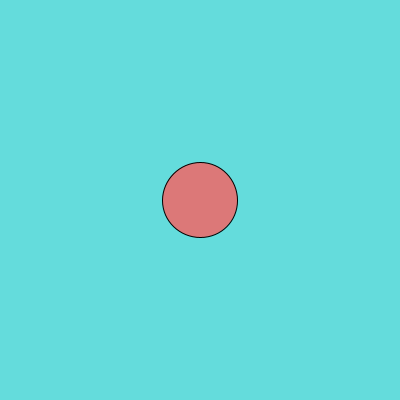
Frame 1 (no input)
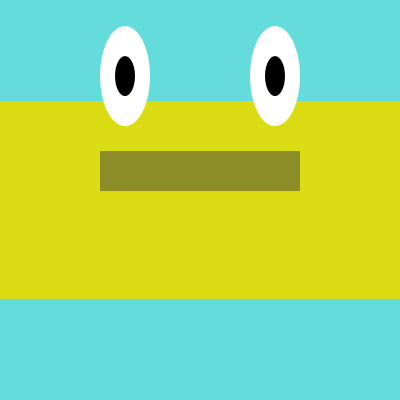
Frame 60 (the mouse pressed at the canvas centre just before this capture)
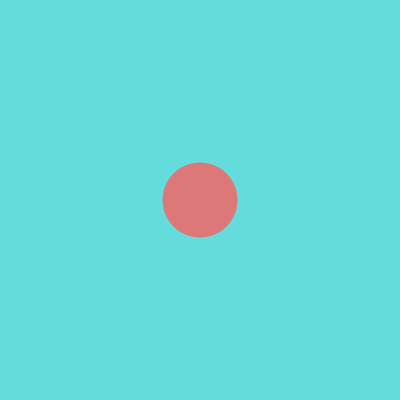
Frame 120 (the mouse held since frame 60 and released just before this capture)

The Processing sketch that drew these frames (run headless with seeded random() and noise(); from frame 60 on, the mouse is pressed at the canvas centre):

// Processing sketch: SinMouth
// ── SinMouth.pde
// SinMouth
//
// A set of rectangles bite the middle of the window
// (in the style of Zach Lieberman).
//
// Click the mouse to eat the food.
//
// Dan Wilcox danomatika.com 2016

// top position
float topX, topY;

// bottom position
float bottomX, bottomY;

// where the top is anchored to
float topAnchorY;

// where the bottom is anchored to
float bottomAnchorY;

// how much to move
float offsetY;

// animation variable along the sin curve
float angleY = 0.0;

// has the "food" been eaten
boolean eaten = false;

void setup() {
  size(400, 400); 
  
  rectMode(CENTER);
  
  topX = width/2;
  bottomX = height/2;

  topAnchorY = -50;
  bottomAnchorY = height+50;
  
  offsetY = height/2+2;
}

void draw() {
  background(100, 220, 220);
  
  // calculate position using a rectified sin value
  topY = topAnchorY + abs(sin(angleY)) * offsetY;
  bottomY = bottomAnchorY - abs(sin(angleY)) * offsetY;
  
  // only update if below PI since we only want part of
  // the curve from 0 to PI aka from 0 to 1 to 0
  if(angleY < PI) {
    angleY = angleY + 0.025;
  }
  else {
    angleY = PI;
  }
  
  // the food is eaten once the mosue has closed completely
  if(angleY >= HALF_PI) {
    eaten = true;
  }
  
  // draw the food if it hasn't been eaten yet
  if(eaten == false) {
    fill(220, 120, 120);
    ellipse(width/2, height/2, 75, 75);
  }
  
  // top & bottom jaws
  noStroke();
  fill(220, 220, 20);
  rect(topX, topY, width, 100);
  rect(bottomX, bottomY, width, 100);

  // mustache
  fill(140, 140, 40);
  rect(topX, topY+20, width*0.5, 40);
  
  // eyes
  fill(255);
  ellipse(topX-75, topY-75, 50, 100);
  ellipse(topX+75, topY-75, 50, 100);
  
  // pupils
  fill(0);
  ellipse(topX-75, topY-75, 20, 40);
  ellipse(topX+75, topY-75, 20, 40);
  
  // reset
  if(mousePressed) {
    angleY = 0.0;
    eaten = false;
  }
}
